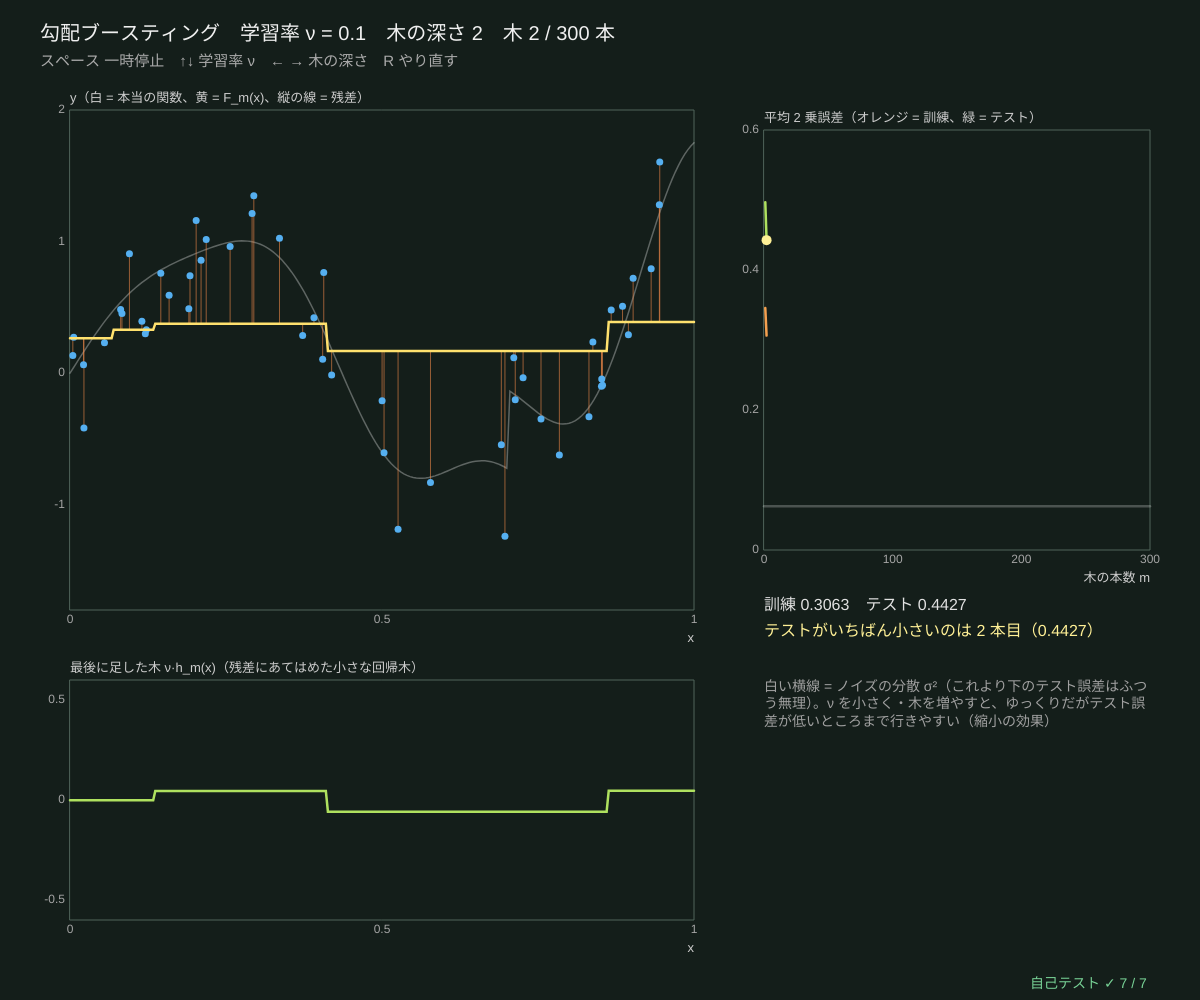
Frame 1 (no input)
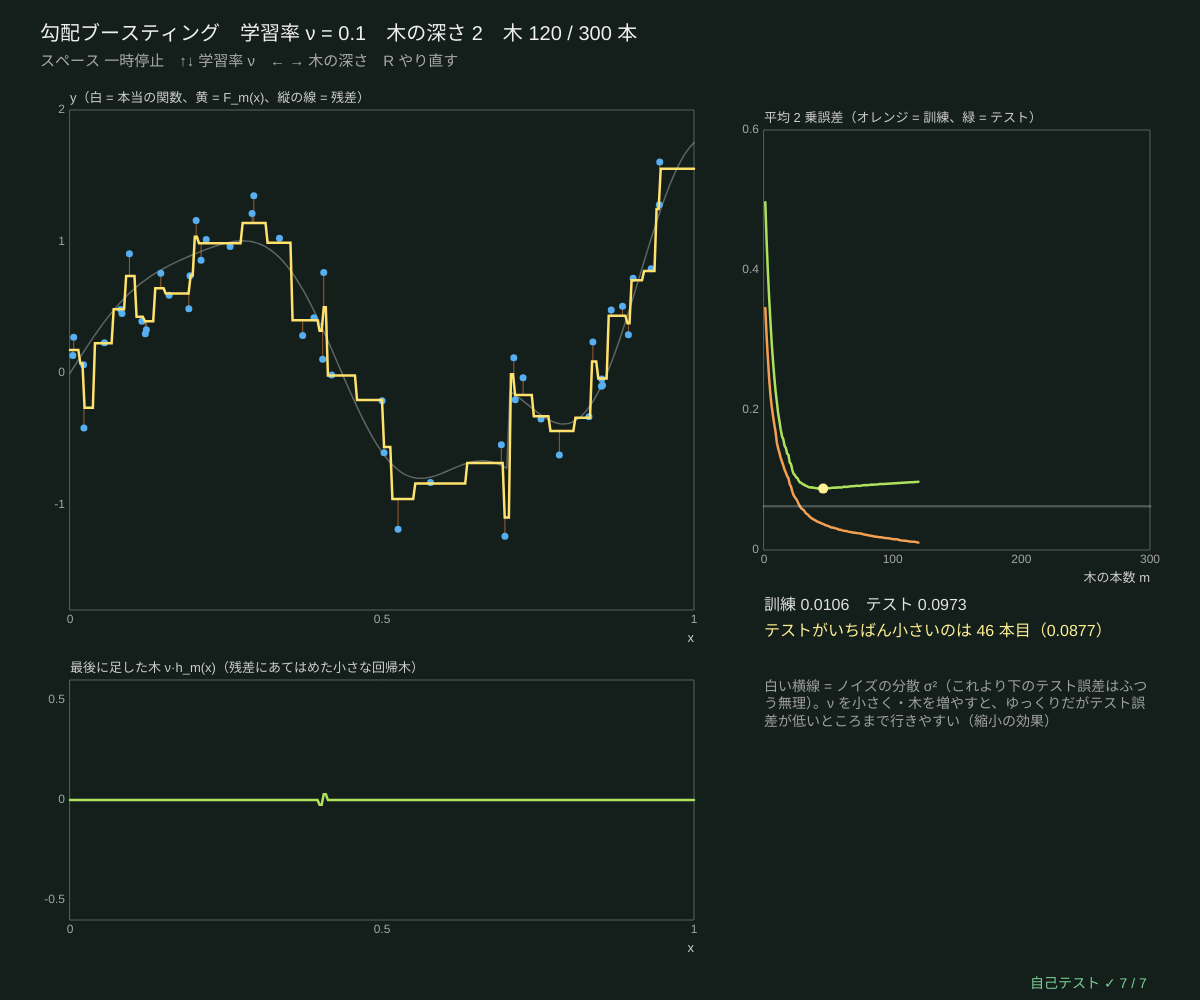
Frame 60 (no input)
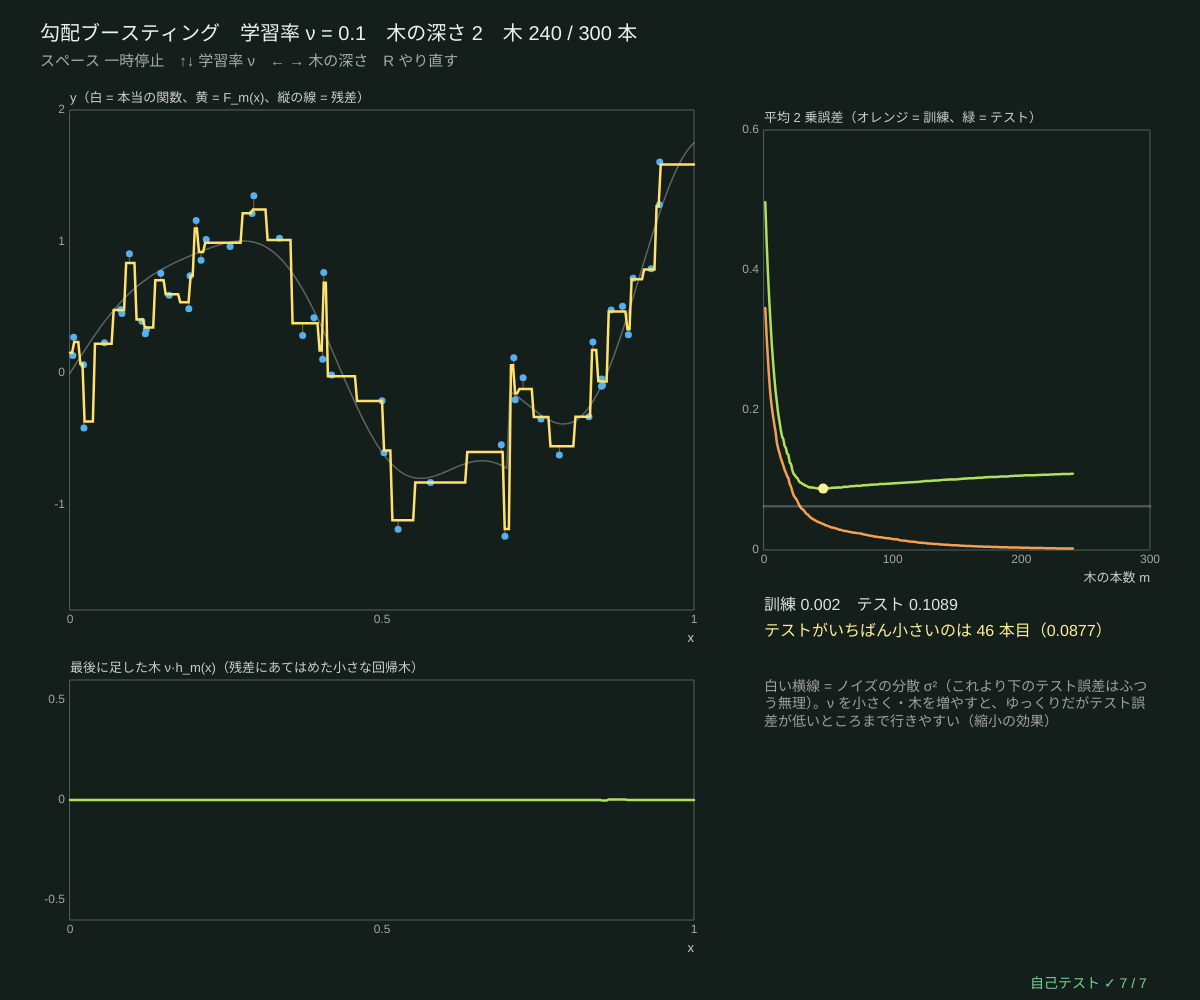
Frame 120 (the mouse pressed at the canvas centre since frame 60)

The p5.js sketch that drew these frames (run headless with seeded random() and noise() and a simulated clock; from frame 60 on, the mouse is pressed at the canvas centre):

// p5.js sketch
// ── sketch.js
// ============================================
// 11 勾配ブースティング ─ 「いまの予測のまちがい（残差）」に小さな回帰木をあてはめて、少しずつ足していく
// F₀ = 平均。くり返し：残差 r = y − F(x) → 深さの小さい回帰木 h を r にあてはめる → F ← F + ν·h（ν = 学習率、縮小）
//   2 乗誤差の「勾配」がちょうど残差なので、これは関数の世界での勾配降下法
//   ν が小さいとゆっくり近づき（木がたくさん要る）、大きいと速いがノイズまでなぞりやすい（テスト誤差が上がる）
// スペース 一時停止 / ↑↓ 学習率 ν / ← → 木の深さ / R やり直す
// ============================================

const NUS = [0.02, 0.05, 0.1, 0.2, 0.5, 1];
let nuIdx = 2, depthT = 2, nTrain = 50, noiseS = 0.25, seedD = 6, paused = false;   // ★ noiseS = ノイズの大きさ
const M_MAX = 300;                    // ★ 木の本数の上限
let Xtr = [], Ytr = [], Xte = [], Yte = [], gbm, hist = [], testFit = [];
function hidden(x) { return Math.sin(7 * x) + 0.5 * Math.cos(19 * x) * x + (x > 0.7 ? 0.6 : 0); }   // ★ 本当の関数

function setup() { createCanvas(windowWidth, windowHeight); textWrap(CHAR); selfTest(); newData(); }
function newData() {
  seedRng(seedD); Xtr = []; Ytr = []; Xte = []; Yte = [];
  for (let i = 0; i < nTrain; i++) { let x = rnd(); Xtr.push([x]); Ytr.push(hidden(x) + noiseS * rndGauss()); }
  for (let i = 0; i < 300; i++) { let x = rnd(); Xte.push([x]); Yte.push(hidden(x) + noiseS * rndGauss()); }
  restart();
}
function restart() { gbm = makeGBM(Xtr, Ytr, NUS[nuIdx], depthT); hist = []; testFit = Xte.map(() => gbm.f0); paused = false; }
// ★ 1 本足す：残差に回帰木 → 予測を更新（テストの予測も同じ木で更新）
function addOne() {
  let t = gbmAdd(gbm);
  testFit = testFit.map((v, i) => v + gbm.nu * regPredict(t, Xte[i]));
  hist.push({ tr: mseOf(gbm.fit, Ytr), te: mseOf(testFit, Yte) });
}

function draw() {
  background(...BG_COL);
  if (!paused) for (let k = 0; k < 2 && gbm.trees.length < M_MAX; k++) addOne();   // 1 フレームに 2 本
  let m = gbm.trees.length;
  // ---- データと予測
  let g = { x: 70, y: 110, w: width * 0.52, h: height * 0.5, x0: 0, x1: 1, y0: -1.8, y1: 2 };
  plotAxes(g, 'x', 'y（白 = 本当の関数、黄 = F_m(x)、縦の線 = 残差）', [0, 0.5, 1], [-1, 0, 1, 2]);
  stroke(255, 255, 255, 80); strokeWeight(1.5); let a = []; for (let q = 0; q <= 200; q++) a.push([gX(g, q / 200), gY(g, hidden(q / 200))]); polyline(a);
  for (let i = 0; i < Xtr.length; i++) { stroke(245, 140, 75, 150); strokeWeight(1); line(gX(g, Xtr[i][0]), gY(g, Ytr[i]), gX(g, Xtr[i][0]), gY(g, gbm.fit[i])); }
  noStroke(); fill(85, 175, 240); for (let i = 0; i < Xtr.length; i++) circle(gX(g, Xtr[i][0]), gY(g, Ytr[i]), 7);
  stroke(255, 225, 110); strokeWeight(2.5); let f = []; for (let q = 0; q <= 300; q++) f.push([gX(g, q / 300), gY(g, gbmPredict(gbm, [q / 300]))]); polyline(f);
  // ---- 最後に足した木 ν·h(x)
  let g2 = { x: 70, y: g.y + g.h + 70, w: g.w, h: height - g.y - g.h - 150, x0: 0, x1: 1, y0: -0.6, y1: 0.6 };
  plotAxes(g2, 'x', '最後に足した木 ν·h_m(x)（残差にあてはめた小さな回帰木）', [0, 0.5, 1], [-0.5, 0, 0.5]);
  if (m > 0) { stroke(175, 225, 95); strokeWeight(2.5); let h = []; for (let q = 0; q <= 300; q++) h.push([gX(g2, q / 300), gY(g2, gbm.nu * regPredict(gbm.trees[m - 1], [q / 300]))]); polyline(h); }
  // ---- 誤差のグラフ
  let gx = g.x + g.w + 70, g3 = { x: gx, y: 130, w: width - gx - 50, h: height * 0.42, x0: 0, x1: M_MAX, y0: 0, y1: 0.6 };
  plotAxes(g3, '木の本数 m', '平均 2 乗誤差（オレンジ = 訓練、緑 = テスト）', [0, 100, 200, 300], [0, 0.2, 0.4, 0.6]);
  stroke(245, 160, 80); strokeWeight(2.5); polyline(hist.map((h, k) => [gX(g3, k + 1), gY(g3, h.tr)]));
  stroke(175, 225, 95); strokeWeight(2.5); polyline(hist.map((h, k) => [gX(g3, k + 1), gY(g3, h.te)]));
  stroke(255, 255, 255, 60); line(g3.x, gY(g3, noiseS * noiseS), g3.x + g3.w, gY(g3, noiseS * noiseS));
  let best = hist.length ? argMaxArr(hist.map((h) => -h.te)) : 0;
  if (hist.length) { noStroke(); fill(255, 240, 150); circle(gX(g3, best + 1), gY(g3, hist[best].te), 10); }
  // ---- 文字
  textAlign(LEFT, BASELINE); noStroke(); fill(240); textSize(20);
  text('勾配ブースティング　学習率 ν = ' + gbm.nu + '　木の深さ ' + depthT + '　木 ' + m + ' / ' + M_MAX + ' 本' + (paused ? '（一時停止）' : ''), 40, 40);
  fill(170); textSize(15); text('スペース 一時停止　↑↓ 学習率 ν　← → 木の深さ　R やり直す', 40, 66);
  let ty = g3.y + g3.h + 60; fill(225); textSize(16);
  if (hist.length) {
    text('訓練 ' + fmtNum(hist[m - 1].tr, 4) + '　テスト ' + fmtNum(hist[m - 1].te, 4), gx, ty);
    fill(255, 240, 150); text('テストがいちばん小さいのは ' + (best + 1) + ' 本目（' + fmtNum(hist[best].te, 4) + '）', gx, ty + 26);
  }
  fill(160); textSize(14);
  text('白い横線 = ノイズの分散 σ²（これより下のテスト誤差はふつう無理）。ν を小さく・木を増やすと、ゆっくりだがテスト誤差が低いところまで行きやすい（縮小の効果）', gx, ty + 70, g3.w);
  drawSelfTest(width - 170, height - 12);
}
function keyPressed() {
  if (key === ' ') paused = !paused;
  if (key === UP_ARROW) { nuIdx = Math.min(NUS.length - 1, nuIdx + 1); restart(); }
  if (key === DOWN_ARROW) { nuIdx = Math.max(0, nuIdx - 1); restart(); }
  if (key === RIGHT_ARROW) { depthT = Math.min(4, depthT + 1); restart(); }
  if (key === LEFT_ARROW) { depthT = Math.max(1, depthT - 1); restart(); }
  if (key === 'r' || key === 'R') { seedD++; newData(); }
  return false;
}

// ---- 自己テスト
function selfTest() {
  selfTestResults = [];
  seedRng(23); let X = [], y = [], Xt = [], yt = [];
  for (let i = 0; i < 50; i++) { let x = rnd(); X.push([x]); y.push(hidden(x) + 0.25 * rndGauss()); }
  for (let i = 0; i < 300; i++) { let x = rnd(); Xt.push([x]); yt.push(hidden(x) + 0.25 * rndGauss()); }
  let G = makeGBM(X, y, 0.1, 2), prev = mseOf(G.fit, y), mono = true, zero = true;
  check('F₀ = y の平均', near(G.f0, sumArr(y) / y.length) && G.fit.every((v) => v === G.f0));
  let r0 = y.map((v) => v - G.f0), t1 = gbmAdd(G), okLeaf = true;
  for (let q of treeNodes(t1)) if (q.leaf) { let ids = X.map((_, i) => i).filter((i) => leafOf(t1, X[i]) === q); if (Math.abs(q.value - sumArr(ids.map((i) => r0[i])) / ids.length) > 1e-12) okLeaf = false; }
  check('1 本目の木の葉の値 = その葉に入った点の残差 y − F₀ の平均', okLeaf);
  for (let k = 0; k < 150; k++) { gbmAdd(G); let e = mseOf(G.fit, y); if (e > prev + 1e-12) mono = false; prev = e; if (Math.abs(sumArr(y.map((v, i) => v - G.fit[i]))) > 1e-8) zero = false; }
  check('ν = 0.1：訓練の 2 乗誤差は 1 本ごとに減るか同じ（150 本）', mono);
  check('残差の合計はいつも 0（葉の値が平均だから）', zero);
  check('まとめて計算した予測 F(x) = 1 本ずつ足してきた予測（全部の点）', X.every((x, i) => near(gbmPredict(G, x), G.fit[i], 1e-9)));
  let S = makeGBM(X, y, 1, 1), st = growReg(X, y, { maxDepth: 1 }); gbmAdd(S);
  check('ν = 1・深さ 1 の 1 本目 = y にそのまま回帰の切り株をあてはめた予測', X.every((x, i) => near(S.fit[i], regPredict(st, x), 1e-9)));
  let H = makeGBM(X, y, 1, 3), tes = [];
  for (let k = 0; k < 60; k++) { gbmAdd(H); tes.push(mseOf(Xt.map((x) => gbmPredict(H, x)), yt)); }
  check('ν = 1・深さ 3 では過学習：60 本目のテスト誤差 ' + fmtNum(tes[59], 3) + ' > 途中の最小 ' + fmtNum(Math.min(...tes), 3), tes[59] > Math.min(...tes) + 1e-6);
  reportSelfTest();
}

// ---------- やってみよう ----------
// 1. ↑↓ で ν を 0.02 と 1 にして、黄の曲線の近づき方とテスト誤差を比べよう
// 2. ← → で木の深さを 1（切り株）と 4 に。深さ 1 でも、たくさん足すと曲線を表せる？
// 3. 縦の線（残差）がだんだん短くなる。最後に足した木（下のグラフ）はどこを直している？
// 4. テスト誤差がいちばん小さい本数で止めるのが「早期打ち切り」。ν を小さくすると何本目になる？
// 5. 表形式のデータの勝負では、この方法（XGBoost・LightGBM など）がとても強い

// ==================================================
// ここから下は「決定木の道具」（中身は読まなくても OK。消さないでね）
// ==================================================
// ---- 小さな道具：はさむ・合計・いちばん大きい番号
function clampv(v, a, b) { return v < a ? a : v > b ? b : v; }
function sumArr(a) { let s = 0; for (let v of a) s += v; return s; }
function argMaxArr(a) { let b = 0; for (let i = 1; i < a.length; i++) if (a[i] > a[b]) b = i; return b; }   // 同点なら小さい番号
// ---- 種つきの乱数（同じ種なら毎回同じ列）
let rngState = 1;
function seedRng(s) { rngState = (s >>> 0) || 1; }
function rnd() {                       // 0〜1 の一様乱数（mulberry32）
  rngState = (rngState + 0x6d2b79f5) >>> 0;
  let t = rngState;
  t = Math.imul(t ^ (t >>> 15), t | 1);
  t ^= t + Math.imul(t ^ (t >>> 7), t | 61);
  return ((t ^ (t >>> 14)) >>> 0) / 4294967296;
}
function rndInt(a, b) { return a + Math.floor(rnd() * (b - a + 1)); }
function rndGauss() { let u = Math.max(1e-12, rnd()), v = rnd(); return Math.sqrt(-2 * Math.log(u)) * Math.cos(2 * Math.PI * v); }
function shuffleArr(a) { for (let i = a.length - 1; i > 0; i--) { let j = Math.floor(rnd() * (i + 1)); [a[i], a[j]] = [a[j], a[i]]; } return a; }
// ---- 不純度：counts = 各クラスの個数（重みつきでもよい）
function entropyP(p) { return p <= 0 || p >= 1 ? 0 : -p * Math.log2(p) - (1 - p) * Math.log2(1 - p); }   // 2 クラスのエントロピー（ビット）
function entropyOf(counts) {
  let n = sumArr(counts), h = 0; if (n <= 0) return 0;
  for (let c of counts) if (c > 0) { let q = c / n; h -= q * Math.log2(q); }
  return Math.max(0, h);
}
function giniOf(counts) { let n = sumArr(counts), s = 1; if (n <= 0) return 0; for (let c of counts) s -= (c / n) * (c / n); return Math.max(0, s); }
function errOf(counts) { let n = sumArr(counts); return n <= 0 ? 0 : Math.max(0, 1 - Math.max(...counts) / n); }   // 誤分類率
function impurityOf(counts, crit) { return crit === 'entropy' ? entropyOf(counts) : crit === 'error' ? errOf(counts) : giniOf(counts); }
// 分けたときの「不純度の減り」= 親 − (左の割合·左 + 右の割合·右)。crit = 'entropy' なら情報利得
function gainOf(parent, left, right, crit) {
  let n = sumArr(parent), nl = sumArr(left), nr = sumArr(right); if (n <= 0) return 0;
  return impurityOf(parent, crit) - (nl / n) * impurityOf(left, crit) - (nr / n) * impurityOf(right, crit);
}
// ---- CART（分類）：全部の特徴量 × 全部のしきい値（並べた値の中点）を調べて、不純度がいちばん減る分割を選ぶ
// o = { maxDepth, minLeaf, crit: 'gini' | 'entropy' | 'error', mtry（分割ごとに見る特徴量の数）, w（点の重み）, idx（使う点の番号）, nClass }
// ノード = { leaf, feat, thr, left, right, counts, n, imp, pred, dec（重みつきの不純度の減り）, depth, id }
let nodeCounter = 0;
function growTree(X, y, o) {
  o = o || {};
  let ctx = {
    X, y, K: o.nClass || Math.max(1, ...y.map((v) => v + 1)), d: X.length ? X[0].length : 0,
    w: o.w || null, crit: o.crit || 'gini', maxDepth: o.maxDepth === undefined ? 40 : o.maxDepth,
    minLeaf: Math.max(1, o.minLeaf || 1), mtry: o.mtry || 0,
  };
  return growNode(ctx, o.idx ? o.idx.slice() : X.map((_, i) => i), 0);
}
function growNode(ctx, idx, depth) {
  let { X, y, K, w, crit } = ctx, counts = new Array(K).fill(0);
  for (let i of idx) counts[y[i]] += w ? w[i] : 1;
  let node = { leaf: true, counts, n: idx.length, imp: impurityOf(counts, crit), pred: argMaxArr(counts), depth, id: nodeCounter++, dec: 0 };
  let kinds = counts.filter((c) => c > 0).length;
  if (depth >= ctx.maxDepth || idx.length < 2 * ctx.minLeaf || kinds <= 1) return node;
  let best = bestSplit(ctx, idx, counts);
  if (!best) return node;
  let L = [], R = [];
  for (let i of idx) (X[i][best.feat] <= best.thr ? L : R).push(i);
  node.leaf = false; node.feat = best.feat; node.thr = best.thr; node.dec = best.dec;
  node.left = growNode(ctx, L, depth + 1); node.right = growNode(ctx, R, depth + 1);
  return node;
}
// ★ いちばんよい分割：特徴量ごとに点を並べ、左から 1 つずつ動かしながら左右の個数を更新する
function bestSplit(ctx, idx, counts) {
  let feats = Array.from({ length: ctx.d }, (_, f) => f);
  if (ctx.mtry > 0 && ctx.mtry < ctx.d) shuffleArr(feats);     // ランダムフォレスト：前の mtry 個だけを見る
  let first = ctx.mtry > 0 ? Math.min(ctx.mtry, ctx.d) : ctx.d;
  let best = splitOver(ctx, idx, counts, feats.slice(0, first));
  if (!best && first < ctx.d) best = splitOver(ctx, idx, counts, feats.slice(first));   // 切れる特徴量が 1 つもないときだけ残りを見る
  return best;
}
function splitOver(ctx, idx, counts, feats) {
  let { X, y, K, w, crit, minLeaf } = ctx, W = sumArr(counts), pImp = impurityOf(counts, crit), best = null;
  let lc = new Array(K), rc = new Array(K);
  for (let f of feats) {
    let ord = idx.slice().sort((a, b) => X[a][f] - X[b][f]), lw = 0;
    lc.fill(0);
    for (let k = 0; k < ord.length - 1; k++) {
      let i = ord[k], wi = w ? w[i] : 1;
      lc[y[i]] += wi; lw += wi;
      let v0 = X[i][f], v1 = X[ord[k + 1]][f];
      if (!(v1 > v0) || k + 1 < minLeaf || ord.length - k - 1 < minLeaf) continue;   // 同じ値の間では切れない
      for (let j = 0; j < K; j++) rc[j] = counts[j] - lc[j];
      let dec = W * pImp - lw * impurityOf(lc, crit) - (W - lw) * impurityOf(rc, crit);
      if (!best || dec > best.dec + 1e-12) best = { feat: f, thr: (v0 + v1) / 2, dec };
    }
  }
  return best;
}
// 根から葉までたどる。dLim = 見せる深さ、aLim = 剪定の α（alphaCut ≤ α のノードは葉として扱う）
function leafOf(node, x, dLim, aLim) {
  let dl = dLim === undefined ? Infinity : dLim, al = aLim === undefined ? -Infinity : aLim;
  while (!node.leaf && node.depth < dl && !(al >= node.alphaCut)) node = x[node.feat] <= node.thr ? node.left : node.right;
  return node;
}
function treePredict(root, x, dLim, aLim) { return leafOf(root, x, dLim, aLim).pred; }
function isCut(t, dLim, aLim) { return t.leaf || t.depth >= (dLim === undefined ? Infinity : dLim) || (aLim !== undefined && aLim >= t.alphaCut); }
function treeNodes(root, dLim, aLim) {   // 見えているノードを全部（行きがけ順）
  let out = [], st = [root];
  while (st.length) { let t = st.pop(); out.push(t); if (!isCut(t, dLim, aLim)) st.push(t.right, t.left); }
  return out;
}
function countLeaves(root, dLim, aLim) { return treeNodes(root, dLim, aLim).filter((t) => isCut(t, dLim, aLim)).length; }
function treeDepth(root, dLim, aLim) { return Math.max(...treeNodes(root, dLim, aLim).map((t) => t.depth)); }
function accuracyOf(fn, X, y, idx) {     // fn(x) → クラス。idx を渡すとその点だけ
  let ids = idx || X.map((_, i) => i), ok = 0;
  for (let i of ids) if (fn(X[i]) === y[i]) ok++;
  return ids.length ? ok / ids.length : 0;
}
// ---- 回帰木：葉の値 = 平均、分割は 2 乗誤差（SSE）がいちばん減るところ。SSE = Σy² − (Σy)²/n
function sseOf(sum, sum2, n) { return n > 0 ? Math.max(0, sum2 - (sum * sum) / n) : 0; }
function growReg(X, y, o) {
  o = o || {};
  let ctx = { X, y, maxDepth: o.maxDepth === undefined ? 40 : o.maxDepth, minLeaf: Math.max(1, o.minLeaf || 1), d: X.length ? X[0].length : 0 };
  return growRegNode(ctx, o.idx ? o.idx.slice() : X.map((_, i) => i), 0);
}
function growRegNode(ctx, idx, depth) {
  let { X, y } = ctx, s = 0, s2 = 0;
  for (let i of idx) { s += y[i]; s2 += y[i] * y[i]; }
  let n = idx.length, node = { leaf: true, value: n ? s / n : 0, n, sse: sseOf(s, s2, n), depth, id: nodeCounter++, dec: 0 };
  if (depth >= ctx.maxDepth || n < 2 * ctx.minLeaf || node.sse < 1e-12) return node;
  let best = null;
  for (let f = 0; f < ctx.d; f++) {
    let ord = idx.slice().sort((a, b) => X[a][f] - X[b][f]), ls = 0, ls2 = 0;
    for (let k = 0; k < n - 1; k++) {
      let v = y[ord[k]]; ls += v; ls2 += v * v;
      let v0 = X[ord[k]][f], v1 = X[ord[k + 1]][f];
      if (!(v1 > v0) || k + 1 < ctx.minLeaf || n - k - 1 < ctx.minLeaf) continue;
      let dec = node.sse - sseOf(ls, ls2, k + 1) - sseOf(s - ls, s2 - ls2, n - k - 1);
      if (!best || dec > best.dec + 1e-12) best = { feat: f, thr: (v0 + v1) / 2, dec };
    }
  }
  if (!best) return node;
  let L = [], R = [];
  for (let i of idx) (X[i][best.feat] <= best.thr ? L : R).push(i);
  node.leaf = false; node.feat = best.feat; node.thr = best.thr; node.dec = best.dec;
  node.left = growRegNode(ctx, L, depth + 1); node.right = growRegNode(ctx, R, depth + 1);
  return node;
}
function regPredict(root, x, dLim) { return leafOf(root, x, dLim).value; }
function mseOf(pred, y) { let s = 0; for (let i = 0; i < y.length; i++) s += (pred[i] - y[i]) ** 2; return y.length ? s / y.length : 0; }
// ---- 勾配ブースティング（2 乗誤差）：残差 r = y − F(x) に小さな回帰木をあてはめ、F ← F + ν·木（ν = 学習率）
function makeGBM(X, y, nu, maxDepth) { let f0 = y.length ? sumArr(y) / y.length : 0; return { X, y, nu, maxDepth, f0, trees: [], fit: y.map(() => f0) }; }
function gbmAdd(G) {
  let r = G.y.map((v, i) => v - G.fit[i]), t = growReg(G.X, r, { maxDepth: G.maxDepth });
  G.fit = G.fit.map((v, i) => v + G.nu * regPredict(t, G.X[i])); G.trees.push(t);
  return t;
}
function gbmPredict(G, x, m) { let s = G.f0, M = Math.min(m === undefined ? G.trees.length : m, G.trees.length); for (let k = 0; k < M; k++) s += G.nu * regPredict(G.trees[k], x); return s; }
// ---- 描く道具：クラスの色、領域の絵、木の図
const CLS_COL = [[245, 140, 75], [85, 175, 240], [175, 225, 95]];   // ★ クラス A・B・C の色
const BG_COL = [20, 30, 26];                                       // 背景（森の色）
function mixCol(probs, k) {           // クラスの割合 → 背景と混ぜた色（k = 色の濃さ）
  let c = BG_COL.slice(), s = sumArr(probs) || 1;
  probs.forEach((p, j) => { for (let q = 0; q < 3; q++) c[q] += (p / s) * (CLS_COL[j][q] - BG_COL[q]) * k; });
  return c;
}
// img の全部の画素に fn(u, v) → [r, g, b] を塗る（u は右向き、v は上向き、どちらも 0〜1）
function paintImage(img, fn) {
  img.loadPixels();
  let W = img.width, H = img.height;
  for (let py = 0; py < H; py++) for (let px = 0; px < W; px++) {
    let c = fn((px + 0.5) / W, 1 - (py + 0.5) / H), i = 4 * (px + W * py);
    img.pixels[i] = c[0]; img.pixels[i + 1] = c[1]; img.pixels[i + 2] = c[2]; img.pixels[i + 3] = 255;
  }
  img.updatePixels();
}
function toPx(bx, u, v) { return [bx.x + u * bx.w, bx.y + (1 - v) * bx.h]; }   // [0,1]² → 画面
function fromPx(bx, px, py) { return [(px - bx.x) / bx.w, 1 - (py - bx.y) / bx.h]; }
function drawPoints(bx, X, y, r, ws) {   // ws = 点の大きさの倍率（なければ 1）
  stroke(15); strokeWeight(1);
  for (let i = 0; i < X.length; i++) { let p = toPx(bx, X[i][0], X[i][1]); fill(...CLS_COL[y[i]]); circle(p[0], p[1], r * (ws ? ws[i] : 1)); }
}
function fmtNum(v, d) { if (!isFinite(v)) return '?'; let s = (+v.toFixed(d === undefined ? 2 : d)).toString(); return s === '-0' ? '0' : s; }
// ---- グラフの道具：g = { x, y, w, h, x0, x1, y0, y1 }
function gX(g, v) { return g.x + clampv((v - g.x0) / (g.x1 - g.x0), -0.02, 1.02) * g.w; }
function gY(g, v) { return g.y + g.h - clampv((v - g.y0) / (g.y1 - g.y0), -0.02, 1.02) * g.h; }
function plotAxes(g, xl, yl, xt, yt) {
  stroke(80, 100, 90); strokeWeight(1); noFill(); rect(g.x, g.y, g.w, g.h);
  noStroke(); fill(165); textSize(12); textAlign(CENTER, TOP);
  for (let v of xt) text(+v.toPrecision(3), gX(g, v), g.y + g.h + 4);
  textAlign(RIGHT, CENTER);
  for (let v of yt) text(+v.toPrecision(3), g.x - 5, gY(g, v));
  textAlign(LEFT, BASELINE); fill(205); textSize(13);
  text(xl, g.x + g.w - textWidth(xl), g.y + g.h + 32); text(yl, g.x, g.y - 8);
}
function polyline(pts) {               // 点が 2 つ以上あるときだけ折れ線を描く
  if (pts.length < 2) return;
  noFill(); beginShape(); for (let p of pts) vertex(p[0], p[1]); endShape();
}
// ---- 自己テストの道具
let selfTestResults = [];
function check(name, cond) { selfTestResults.push({ name, ok: !!cond }); }
function near(a, b, tol) { return a !== null && a !== undefined && isFinite(a) && Math.abs(a - b) <= (tol === undefined ? 1e-9 : tol); }
function noNaN(v) { return Array.isArray(v) ? v.every(noNaN) : !(typeof v === 'number' && v !== v); }
function reportSelfTest() { for (let r of selfTestResults) (r.ok ? console.log : console.error)((r.ok ? '✓ ' : '✗ ') + r.name); }
function selfTestLine() { let n = selfTestResults.filter((r) => r.ok).length; return '自己テスト ' + (n === selfTestResults.length ? '✓ ' : '✗ ') + n + ' / ' + selfTestResults.length; }
function drawSelfTest(x, y) { noStroke(); fill(selfTestResults.every((r) => r.ok) ? color(120, 210, 150) : color(255, 90, 90)); textSize(14); textAlign(LEFT, BASELINE); text(selfTestLine(), x, y); }
